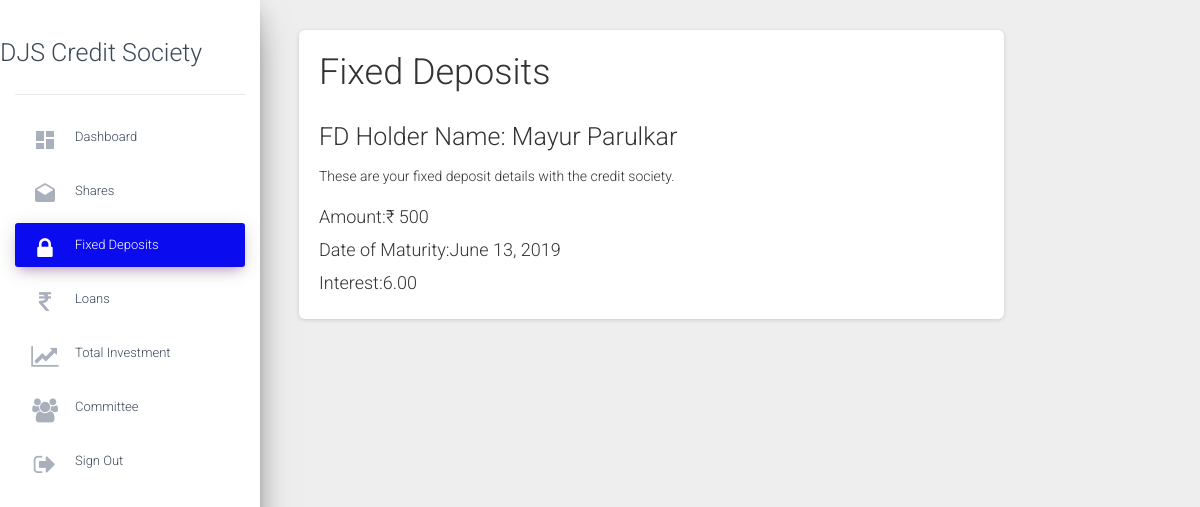
The page /status/fixedDeposits (signed in) on the database as committed earlier.
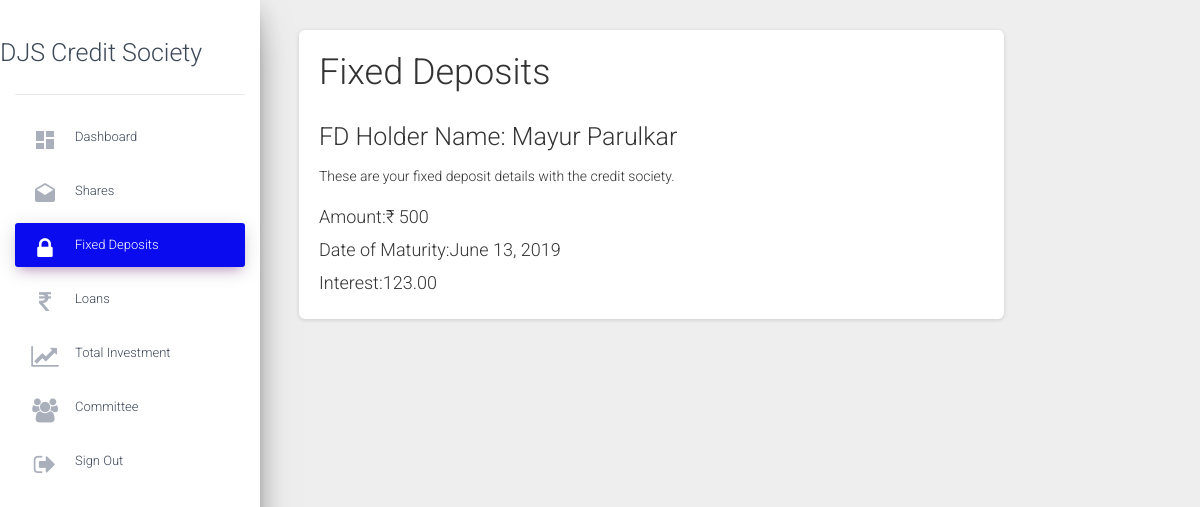
The same page on the database as committed later.
### status/models.py (models this page shows)
class interests(models.Model):
    sharedividend=models.DecimalField(blank=True,null=True,default=0,max_digits=10,decimal_places=2)
    cddividend=models.DecimalField(blank=True,null=True,default=0,max_digits=10,decimal_places=2)
    fdinterest=models.DecimalField(blank=True,null=True,default=0,max_digits=10,decimal_places=2)
    emerloaninterest=models.DecimalField(blank=True,null=True,default=0,max_digits=10,decimal_places=2)
    longloaninterest=models.DecimalField(blank=True,null=True,default=0,max_digits=10,decimal_places=2)

### status/views.py (the view)
# urls.py: path('fixedDeposits',views.fixedDeposits,name="fixedDeposits"),
@login_required
def fixedDeposits(request):
    current_user_id=request.user.username
    Accountholder=Account.objects.filter(username__username__icontains=current_user_id).get()
    Interests=interests.objects.all
    context={
        'Accountholder':Accountholder,
        'Interests':Interests,
        'fixed':"active",
    }
    return render (request,'fixedDeposits.html',context=context)

### status/templates/fixedDeposits.html (shortened to what this page needs)
{%extends 'details.html'%}
{% load humanize %}
{%block content%}
<main role="main" class="col-md-9 col-lg-10 px-4">
  <div class="container">
    <div class="row">
      <div class="col">
        <div class="card">
          <div class="card-body">
            <h2>Fixed Deposits </h2>
            <h3>FD Holder Name: {{Accountholder.name}}</h3>
            <p class="card-text">These are your fixed deposit details with the credit society.</p>
            <h4>Amount:&#x20b9; {{Accountholder.fdcapital|intcomma }}</h4>
            <h4>Date of Maturity:{{Accountholder.fdmaturitydate}}</h4>
            {%for i in Interests%}
            <h4>Interest:{{i.fdinterest}} </h4>
            {%endfor%}
          </div>
        </div>
      </div>
</main>
{%endblock%}

Rows that differ between the two databases and show on the page:
changed interests: fdinterest "6.00" → "123.00"
